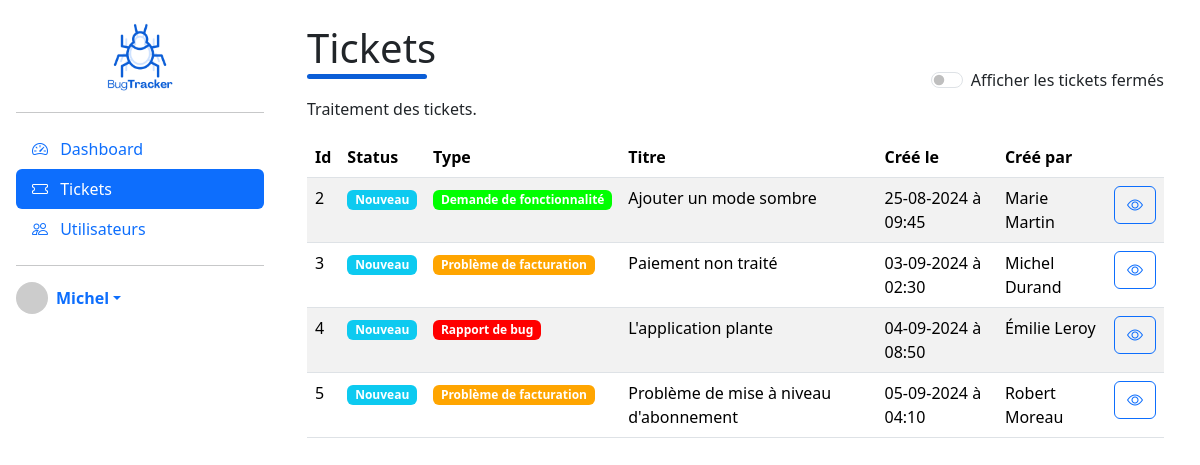
Screenshot of /admin/ticket (signed in) with the database file from the repository.
### tables this page shows
CREATE TABLE IF NOT EXISTS `ticket` (
  `id` int NOT NULL AUTO_INCREMENT,
  `title` varchar(150) DEFAULT NULL,
  `content` text,
  `createdat` datetime DEFAULT NULL,
  `openedat` datetime DEFAULT NULL,
  `closedat` datetime DEFAULT NULL,
  `type_id` int DEFAULT NULL,
  `user_id` int NOT NULL,
  PRIMARY KEY (`id`),
  KEY `type_id` (`type_id`),
  KEY `user_id` (`user_id`)
);

CREATE TABLE IF NOT EXISTS `type` (
  `id` int NOT NULL AUTO_INCREMENT,
  `label` varchar(50) NOT NULL,
  `color` varchar(7) DEFAULT NULL,
  PRIMARY KEY (`id`)
);

### src/Controller/Admin/TicketController.php (called while the page is built, shortened)
<?php
class TicketController extends AbstractController
{
    private TicketRepository $ticketRepository;
    public function __construct()
    {
        $this->ticketRepository = new TicketRepository();
    }
    public function index()
    {
        if(!isset($_GET['closed']))
        {
            $tickets = $this->ticketRepository->findAllNewTickets();
        }
        else
        {
            $tickets = $this->ticketRepository->findAllNewAndClosedTickets();
        }
        return $this->render('admin/ticket/index.html.php', [
            'title' => 'Tickets',
            'tickets' => $tickets
        ]);
    }
}

### public/index.php (called while the page is built, shortened)
<?php
require '../config/bootstrap.php';
$kernel = new Mns\Buggy\Core\Kernel(
    new Mns\Buggy\Core\Router($routes)
);
$kernel->run();

### core/MySqlConnector.php (called while the page is built, shortened)
<?php
class MySqlConnector {
    private static $instance = null;
    private $pdo;
    public static function getInstance() {
        if (self::$instance === null) {
            self::$instance = new self();
        }
        return self::$instance;
    }
    private function connect() {
        $host = $_ENV['DB_HOST'];
        $port = $_ENV['DB_PORT'];
        $dbname = $_ENV['DB_DATABASE'];
        $username = $_ENV['DB_USERNAME'];
        $password = $_ENV['DB_PASSWORD'];
        $dsn = "mysql:host=$host;port=$port;dbname=$dbname;charset=utf8mb4";
        try {
            $this->pdo = new \PDO($dsn, $username, $password, [
                \PDO::ATTR_ERRMODE => \PDO::ERRMODE_EXCEPTION,
                \PDO::ATTR_DEFAULT_FETCH_MODE => \PDO::FETCH_ASSOC,
            ]);
        } catch (\PDOException $e) {
            throw new \Exception("Connection failed: " . $e->getMessage());
        }
    }
    public function getConnection() {
        return $this->pdo;
    }
}

### core/AbstractRepository.php (called while the page is built, shortened)
<?php
abstract class AbstractRepository
{
    public function getConnection() {
        return MySqlConnector::getInstance()->getConnection();
    }
}

### src/Repository/TicketRepository.php (called while the page is built, shortened)
<?php
class TicketRepository extends AbstractRepository
{
    private function _getBaseQuery()
    {
        return
        "SELECT t.id, t.title, t.content, CONCAT(mns_user.firstname,' ',mns_user.lastname) as createdby, t.createdat, t.openedat, t.closedat, type.label as type, type.color as color
        FROM ticket t
        JOIN mns_user ON mns_user.id = t.user_id
        JOIN type ON type.id = t.type_id ";
    }
    public function findAllNewTickets()
    {
        $tickets = $this->getConnection()->query($this->_getBaseQuery() . "WHERE t.openedat IS NULL AND t.closedat IS NULL")->fetchAll();
        return EntityMapper::mapCollection(Ticket::class, $tickets);
    }
}

### src/Entity/AbstractEntity.php (called while the page is built, shortened)
<?php
abstract class AbstractEntity
{
    protected $id;
    public function getId(): ?int
    {
        return $this->id;
    }
    public function setId(int $id): void
    {
        $this->id = $id;
    }
    public static function hydrate(array $data): self
    {
        $entity = new static();
        foreach ($data as $key => $value) {
            $method = 'set' . ucfirst($key);
            if (method_exists($entity, $method)) {
                $entity->$method($value);
            }
        }
        return $entity;
    }
}

### src/Entity/Ticket.php (called while the page is built, shortened)
<?php
class Ticket extends AbstractEntity implements \JsonSerializable
{
    private string $title;
    private \DateTime $createdat;
    private ?\DateTime $openedat;
    private ?\DateTime $closedat;
    private string $type;
    private string $color;
    private string $createdby;
    public function getTitle(): string
    {
        return $this->title;
    }
    public function setTitle(string $title): self
    {
        $this->title = $title;
        return $this;
    }
    public function setContent(string $content): self
    {
        return $this;
    }
    public function getCreatedat(): \DateTime
    {
        return $this->createdat;
    }
    public function setCreatedat(?string $createdat): self
    {
        $this->createdat = new \DateTime($createdat);
        return $this;
    }
    public function getType(): string
    {
        return $this->type;
    }
    public function setType(string $type): self
    {
        $this->type = $type;
        return $this;
    }
    public function getCreatedby(): string
    {
        return $this->createdby;
    }
    public function setCreatedby(string $createdby): self
    {
        $this->createdby = $createdby;
        return $this;
    }
    public function getOpenedat(): ?\DateTime
    {
        return $this->openedat;
    }
    public function setOpenedat(?string $openedat): self
    {
        $this->openedat = $openedat ? new \DateTime($openedat) : null;
        return $this;
    }
    public function getClosedat(): ?\DateTime
    {
        return $this->closedat;
    }
    public function setClosedat(?string $closedat): self
    {
        $this->closedat = $closedat ? new \DateTime($closedat) : null;
        return $this;
    }
    public function getColor(): string
    {
        return $this->color;
    }
    public function setColor(string $color): self
    {
        $this->color = $color;
        return $this;
    }
}

### src/Utils/EntityMapper.php (called while the page is built, shortened)
<?php
final class EntityMapper {
    public static function map(string $className, array $data)
    {
        return !empty($data) ? $className::hydrate($data) : null;
    }
    public static function mapCollection(string $className, array $collection)
    {
        return array_map(function($data) use ($className)
        {
            return self::map($className, $data);
        }, $collection);
    }
}

### core/Router.php (called while the page is built, shortened)
<?php
final class Router
{
    public $routes;
    public function __construct($routes)
    {
        $this->routes = $routes;
        $uri = $_SERVER['REQUEST_URI'];
        $this->uri = parse_url($uri, PHP_URL_PATH);
    }
    public function match($uri)
    {
        $route = null;
        foreach ($this->routes as $r) {
            if ($r['path'] === $uri) {
                $route = $r;
                break;
            }
        }
        return $route;
    }
}

### templates/admin/ticket/index.html.php (the view, shortened to what this page needs)
<div class="container">
    <div class="row align-items-center">
        <div class="col">
            <h1>Tickets</h1>
            <p>Traitement des tickets.</p>
        </div>
        <div class="col-auto">
            <div class="form-check form-switch">
                <input class="form-check-input"
                type="checkbox" role="switch"
                id="flexSwitchCheckDefault"
                onchange="window.location.href='<?= !isset($_GET['closed']) ? '/admin/ticket?closed' : '/admin/ticket' ?>'"
                <?= isset($_GET['closed']) ? 'checked' : ''; ?>
                >
                <label class="form-check-label" for="flexSwitchCheckDefault">Afficher les tickets fermés</label>
            </div>
        </div>
    </div>
    <div class="row">
        <div class="col-12">
            <table class="table table-striped" id="dashboard">
                <thead>
                    <tr>
                        <th>Id</th>
                        <th>Status</th>
                        <th>Type</th>
                        <th>Titre</th>
                        <th>Créé le</th>
                        <th>Créé par</th>
                        <th></th>
                    </tr>
                </thead>
                <tbody>
                <?php if(!empty($tickets)): ?>
                    <?php foreach ($tickets as $ticket): ?>
                    <tr>
                        <td><?= $ticket->getId() ?></td>
                        <td><?php if($ticket->getClosedat()): ?>
                        <span class="badge bg-secondary">Fermé</span>
                        <?php elseif($ticket->getOpenedat()): ?>
                        <span class="badge bg-success">Ouvert</span>
                        <?php else: ?>
                        <span class="badge bg-info">Nouveau</span>
                        <?php endif; ?></td>
                        <td><span class="badge badge-pill" style="background-color: <?= $ticket->getColor() ?>;"><?= $ticket->getType() ?></span></td>
                        <td><?= $ticket->getTitle() ?></td>
                        <td><?= $ticket->getCreatedat()->format('d-m-Y à h:i') ?></td>
                        <td><?= $ticket->getCreatedby() ?></td>
                        <td>
                            <a href="/admin/ticket/show?id=<?= $ticket->getId() ?>" class="btn btn-outline-primary">
                                <i class="bi bi-eye"></i>
                            </a>
                        </td>
                    </tr>
                    <?php endforeach; ?>
                <?php else: ?>
                    <tr><td colspan="6" class="text-center">Aucun ticket ouvert pour le moment</td></tr>
                <?php endif; ?>
                </tbody>
            </table>
        </div>
    </div>
</div>

### core/Kernel.php (shortened to what this page needs)
<?php
final class Kernel
{
    private $router;
    public function __construct(Router $router)
    {
        $this->router = $router;
    }
    public function handle()
    {
        $route = $this->router->match($this->router->uri);
        if ($route) {
            $controller = new $route['controller']();
            $action = $route['action'];
            $controller->$action();
        } else {
            http_response_code(404);
            echo "404 Not Found";
            exit;
        }
    }
    public function run()
    {
        $this->handle();
    }
}

### core/AbstractController.php (shortened to what this page needs)
<?php
abstract class AbstractController
{
    public function render(string $template, array $data = []): void
    {
        extract($data);
        include '../templates/' . $template;
        $bodyContent = ob_get_clean();
        if(isset($layout))
            include '../templates/' . $layout;
        else
            echo $bodyContent;
    }
}

### templates/admin/base.html.php (shortened to what this page needs)
<!doctype html>
<html lang="en">
    <head>
        <link
            href="https://cdn.jsdelivr.net/npm/bootstrap@5.3.2/dist/css/bootstrap.min.css"
            rel="stylesheet"
        />
        <link rel="stylesheet" href="https://cdn.jsdelivr.net/npm/bootstrap-icons@1.11.3/font/bootstrap-icons.min.css">
        <link rel="stylesheet" href="/css/app.css">
    </head>
    <body>
        <main>
            <aside class="sidebar-container">
                <?php include '../templates/admin/partials/_sidebar.html.php'; ?>
            </aside>
            <div class="body-container py-4 pe-4">
                <?= $bodyContent ?>
            </div>
        </main>
    </body>
</html>

### templates/admin/partials/_sidebar.html.php (shortened to what this page needs)
<div class="p-3" style="width: 280px; height: 100vh;">
    <a href="/admin/dashboard" class="d-block text-center mb-3 text-decoration-none">
        <img src="/images/logo.png" alt="BugTracker" height="80"/>
    </a>
    <hr>
    <ul class="nav nav-pills flex-column mb-auto">
        <li>
            <a href="/admin/dashboard" class="nav-link <?= $_SESSION['current_uri'] == '/admin/dashboard' ? 'active' : '' ?>">
                <i class="bi bi-speedometer2 me-2"></i>
                Dashboard
            </a>
        </li>
        <li>
            <a href="/admin/ticket" class="nav-link <?= $_SESSION['current_uri'] == '/admin/ticket' ? 'active' : '' ?>">
            <i class="bi bi-ticket me-2"></i>
                Tickets
            </a>
        </li>
        <li>
            <a href="/admin/user" class="nav-link <?= $_SESSION['current_uri'] == '/admin/user' ? 'active' : '' ?>">
                <i class="bi bi-people me-2"></i>
                Utilisateurs
            </a>
        </li>
    </ul>
    <?php if(isset($_SESSION['user'])): ?>
    <hr>
    <div class="dropdown">
        <a href="#" class="d-flex align-items-center text-decoration-none dropdown-toggle" data-bs-toggle="dropdown" aria-expanded="false">
            <img src="https://ui-avatars.com/api/?name=<?= $_SESSION['user']['username'] ?>" alt="" width="32" height="32" class="rounded-circle me-2">
            <strong><?= $_SESSION['user']['username'] ?></strong>
        </a>
    </div>
    <?php endif; ?>
</div>

### public/css/app.css (style rules this page uses)
:root { --primary-color: #0b5ed7; }
h1 { padding-bottom: 5px; position: relative; margin-bottom: 20px; }
h1::before { content: ""; display: inline-block; height: 5px; width: 20%; background-color: var(--primary-color); position: absolute; left: 0; bottom: -2px; border-radius: 3px; -webkit-border-radius: 3px; -moz-border-radius: 3px; -ms-border-radius: 3px; -o-border-radius: 3px; }
.sidebar-container { position: fixed; top: 0; left: 0; bottom: 0; height: 100vh; }
.body-container { padding-left: 295px; }

### rows the page displays
ticket: id "2", shows "Nouveau", type.label "Demande de fonctionnalité", title "Ajouter un mode sombre", createdat "25-08-2024 à 09:45", Createdby "Marie Martin"
ticket: id "3", shows "Nouveau", type.label "Problème de facturation", title "Paiement non traité", createdat "03-09-2024 à 02:30", Createdby "Michel Durand"
ticket: id "4", shows "Nouveau", type.label "Rapport de bug", title "L'application plante", createdat "04-09-2024 à 08:50", Createdby "Émilie Leroy"
ticket: id "5", shows "Nouveau", type.label "Problème de facturation", title "Problème de mise à niveau d'abonnement", createdat "05-09-2024 à 04:10", Createdby "Robert Moreau"

### other values shown
$_SESSION['user']['username'] "Michel"
